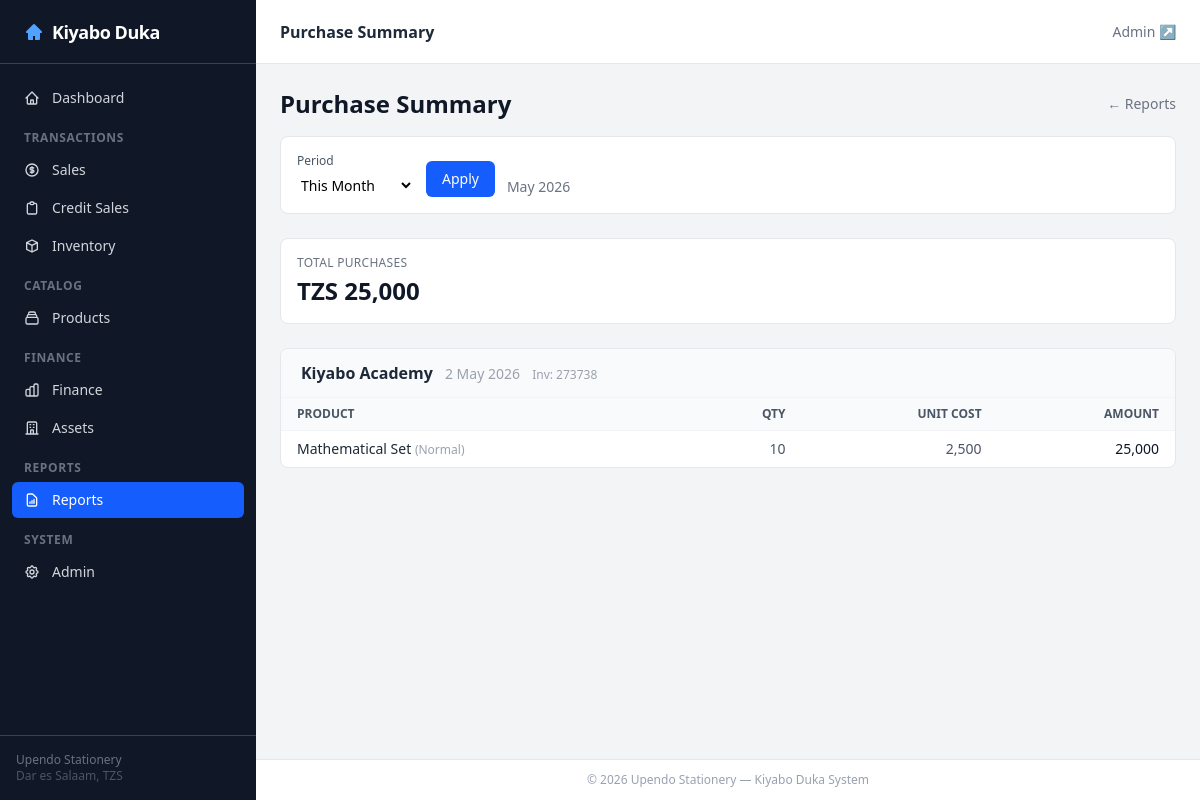
Screenshot of /reports/purchases/ with the database file from the repository.
### inventory/models.py (models this page shows, shortened)
class Purchase(TimestampedModel, ActionMixin):
    supplier = models.ForeignKey(Supplier, on_delete=models.PROTECT, related_name='purchases')
    purchase_date = models.DateTimeField(default=timezone.now)
    invoice_number = models.CharField(max_length=255, blank=True)
    carriage_inwards = models.DecimalField(max_digits=15, decimal_places=2, default=0,
                                           help_text='Transport/freight cost to bring goods to shop.')
    notes = models.TextField(blank=True)
    class Meta:
        ordering = ['-purchase_date']

class Supplier(TimestampedModel, ActionMixin):
    name = models.CharField(max_length=255)
    contact_person = models.CharField(max_length=255, blank=True)
    phone = models.CharField(max_length=50, blank=True)
    address = models.TextField(blank=True)
    class Meta:
        ordering = ['name']

class PurchaseDetail(TimestampedModel):
    purchase = models.ForeignKey(Purchase, on_delete=models.CASCADE, related_name='details')
    product_spec = models.ForeignKey(ProductSpec, on_delete=models.PROTECT, related_name='purchase_details')
    quantity = models.PositiveIntegerField()
    unit_cost = models.DecimalField(max_digits=15, decimal_places=2)
    suggested_selling_price = models.DecimalField(max_digits=15, decimal_places=2, null=True, blank=True)
    class Meta:
        ordering = ['product_spec__product__name']
    @property
    def amount(self):
        return self.quantity * self.unit_cost

### catalog/models.py (models this page shows, shortened)
class ProductSpec(TimestampedModel, ActionMixin):
    product = models.ForeignKey(Product, on_delete=models.PROTECT, related_name='specs')
    spec_value = models.ForeignKey(SpecValue, on_delete=models.PROTECT, related_name='product_specs')
    default_cost_price = models.DecimalField(max_digits=15, decimal_places=2, null=True, blank=True)
    default_selling_price = models.DecimalField(max_digits=15, decimal_places=2, null=True, blank=True)
    reorder_level = models.PositiveIntegerField(default=5)
    current_stock = models.IntegerField(default=0)
    cached_wac = models.DecimalField(max_digits=15, decimal_places=2, default=0,
                                     verbose_name='Cached Weighted Avg Cost')
    cached_stock_value = models.DecimalField(max_digits=15, decimal_places=2, default=0,
                                             verbose_name='Cached Stock Value (TZS)')
    budget_monthly_sales_qty = models.PositiveIntegerField(default=0)
    class Meta:
        unique_together = [['product', 'spec_value']]
        ordering = ['product__name', 'spec_value__value']

class Product(TimestampedModel):
    name = models.CharField(max_length=255)
    product_type = models.ForeignKey(ProductType, on_delete=models.PROTECT, related_name='products')
    brand = models.ForeignKey(Brand, on_delete=models.SET_NULL, null=True, blank=True, related_name='products')
    unit = models.ForeignKey(Unit, on_delete=models.SET_NULL, null=True, blank=True, related_name='products')
    image_path = models.CharField(max_length=255, blank=True)
    class Meta:
        unique_together = [['name', 'product_type', 'brand']]
        ordering = ['name']

class SpecValue(TimestampedModel):
    spec = models.ForeignKey(Spec, on_delete=models.PROTECT, related_name='values')
    value = models.CharField(max_length=255)
    class Meta:
        unique_together = [['spec', 'value']]
        ordering = ['spec__name', 'value']

### reports/views/purchase_summary.py (the view)
# urls.py: path('purchases/', PurchaseSummaryView.as_view(), name='purchase_summary'),
class PurchaseSummaryView(BaseReportView):
    template_name = 'reports/purchase_summary.html'
    def get_context(self, request, period):
        purchases = Purchase.objects.filter(
            purchase_date__date__range=(period.start, period.end)
        ).prefetch_related('details__product_spec__product').order_by('-purchase_date')
        line_expr = ExpressionWrapper(F('quantity') * F('unit_cost'), output_field=_DEC)
        total = PurchaseDetail.objects.filter(
            purchase__purchase_date__date__range=(period.start, period.end)
        ).aggregate(t=Coalesce(Sum(line_expr), Decimal('0'), output_field=_DEC))['t']
        return {'purchases': purchases, 'total': total}

### reports/forms.py (shortened to what this page needs)
class ReportPeriodForm(forms.Form):
    preset = forms.ChoiceField(
        choices=PRESET_CHOICES, initial='this_month', required=False,
        widget=forms.Select(attrs={'class': 'form-select text-sm', 'id': 'id_preset'})
    )
    start = forms.DateField(
        required=False,
        widget=forms.DateInput(attrs={'type': 'date', 'class': 'form-input text-sm', 'id': 'id_start'})
    )
    end = forms.DateField(
        required=False,
        widget=forms.DateInput(attrs={'type': 'date', 'class': 'form-input text-sm', 'id': 'id_end'})
    )

### reports/periods.py (called while the page is built, shortened)
    @classmethod
    def resolve(cls, preset=None, start=None, end=None,
                default_preset='this_month', reference=None):
        today = reference or date.today()
        if preset == 'custom' and start and end:
            if start > end:
                start, end = end, start
            return cls(start=start, end=end, preset='custom', label=f'{start} → {end}')
        code = preset if preset in _PRESET_CODES else default_preset
        s, e, label = cls._compute(code, today)
        return cls(start=s, end=e, preset=code, label=label)

    @staticmethod
    def _compute(code, today):
        if code == 'today':
            return today, today, f'Today ({today:%d %b %Y})'
        if code == 'yesterday':
            y = today - timedelta(days=1)
            return y, y, f'Yesterday ({y:%d %b %Y})'
        if code == 'this_week':
            mon = today - timedelta(days=today.weekday())
            sun = mon + timedelta(days=6)
            return mon, sun, f'This Week ({mon:%d %b} – {sun:%d %b %Y})'
        if code == 'last_week':
            mon = today - timedelta(days=today.weekday() + 7)
            sun = mon + timedelta(days=6)
            return mon, sun, f'Last Week ({mon:%d %b} – {sun:%d %b %Y})'
        if code == 'this_month':
            s = today.replace(day=1)
            e = today.replace(day=calendar.monthrange(today.year, today.month)[1])
            return s, e, f'{today:%B %Y}'

### reports/views/base.py (called while the page is built)
    def get(self, request):
        form = ReportPeriodForm(request.GET or None)
        period = form.resolved_period(self.default_preset) if form.is_valid() else ReportPeriod.resolve(default_preset=self.default_preset)
        ctx = self.get_context(request, period)
        ctx['form'] = form
        ctx['period'] = period
        return render(request, self.template_name, ctx)

### templates/reports/purchase_summary.html (shortened to what this page needs)
{% extends 'base.html' %}
{% load humanize %}
{% block page_title %}<h1 class="text-base font-semibold text-gray-800">Purchase Summary</h1>{% endblock %}
{% block content %}
<div class="flex items-center justify-between mb-4">
    <h1 class="text-2xl font-bold text-gray-900">Purchase Summary</h1>
    <a href="{% url 'reports:index' %}" class="text-sm text-gray-500 hover:text-gray-700">&larr; Reports</a>
</div>
{% include 'reports/_period_selector.html' %}
<div class="bg-white rounded-lg border border-gray-200 p-4 mb-6 inline-block">
    <p class="text-xs text-gray-500 uppercase tracking-wide">Total Purchases</p>
    <p class="text-2xl font-bold text-gray-900 tabular-nums mt-1">TZS {{ total|floatformat:0|intcomma }}</p>
</div>
{% for purchase in purchases %}
<div class="bg-white rounded-lg border border-gray-200 overflow-hidden mb-4">
    <div class="px-5 py-3 bg-gray-50 border-b border-gray-100 flex items-center justify-between">
        <div>
            <span class="font-semibold text-gray-800">{{ purchase.supplier.name|default:"Unknown Supplier" }}</span>
            <span class="text-gray-400 text-sm ml-2">{{ purchase.purchase_date|date:"j M Y" }}</span>
            {% if purchase.invoice_number %}<span class="text-xs text-gray-400 ml-2">Inv: {{ purchase.invoice_number }}</span>{% endif %}
        </div>
    </div>
    <table class="min-w-full text-sm divide-y divide-gray-100">
        <thead class="bg-gray-50">
            <tr>
                <th class="px-4 py-2 text-left text-xs font-semibold text-gray-600 uppercase">Product</th>
                <th class="px-4 py-2 text-right text-xs font-semibold text-gray-600 uppercase">Qty</th>
                <th class="px-4 py-2 text-right text-xs font-semibold text-gray-600 uppercase">Unit Cost</th>
                <th class="px-4 py-2 text-right text-xs font-semibold text-gray-600 uppercase">Amount</th>
            </tr>
        </thead>
        <tbody class="divide-y divide-gray-100">
            {% for line in purchase.details.all %}
            <tr>
                <td class="px-4 py-2 text-gray-800">{{ line.product_spec.product.name }} {% if line.product_spec.spec_value %}<span class="text-gray-400 text-xs">({{ line.product_spec.spec_value.value }})</span>{% endif %}</td>
                <td class="px-4 py-2 text-right tabular-nums text-gray-600">{{ line.quantity }}</td>
                <td class="px-4 py-2 text-right tabular-nums text-gray-600">{{ line.unit_cost|floatformat:0|intcomma }}</td>
                <td class="px-4 py-2 text-right tabular-nums font-medium text-gray-900">{{ line.amount|floatformat:0|intcomma }}</td>
            </tr>
            {% endfor %}
        </tbody>
    </table>
</div>
{% empty %}
<div class="bg-white rounded-lg border border-gray-200 p-8 text-center text-gray-400">No purchases in this period</div>
{% endfor %}
{% endblock %}

### rows the page displays
Purchase: supplier.name "Kiyabo Academy", purchase_date "2 May 2026", invoice_number "273738"
PurchaseDetail: product_spec.product.name "Mathematical Set", product_spec.spec_value.value "Normal", quantity "10", unit_cost "2,500", amount "25,000"

### other values shown
{{ period.label }} "May 2026"
{{ total|floatformat:0|intcomma }} "25,000"
